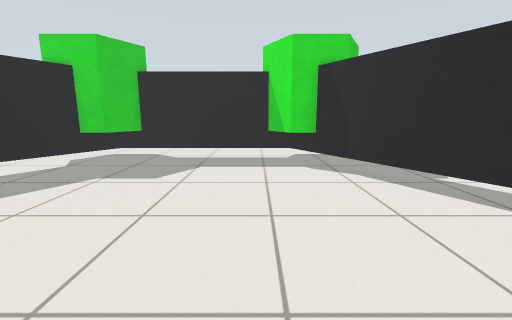
View 1 (above)

12 first-person views from a walk through a robot-simulator world made for Gazebo. The camera is 0.77 m above the floor, tilts 10° down and sees 90° across. The floor is counted in squares, 0.25 m on a side. Each view is taken from the middle of a square. On the plan, view 1 faces up. The plan holds only what a view shows up to about 19 squares ahead; the rest is blank. The place goes on beyond the plan.

View 2
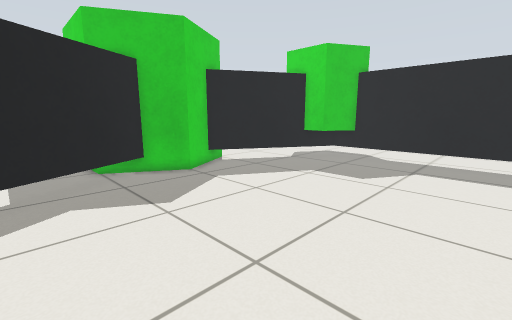

View 3
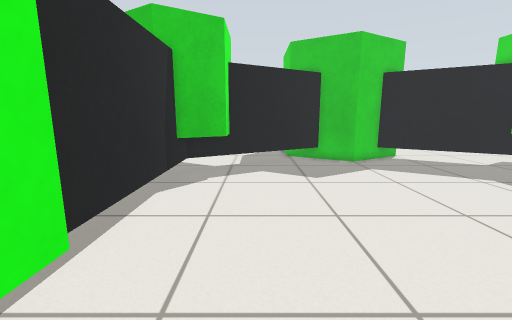

View 4
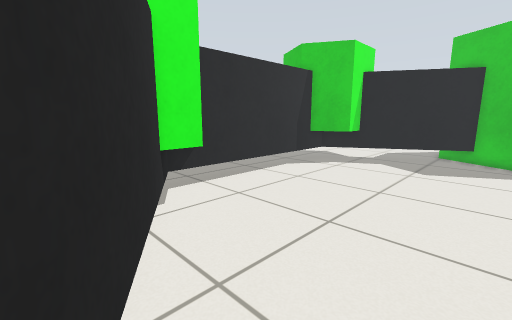

View 5
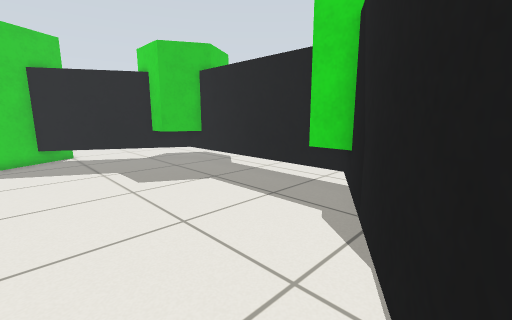

View 6
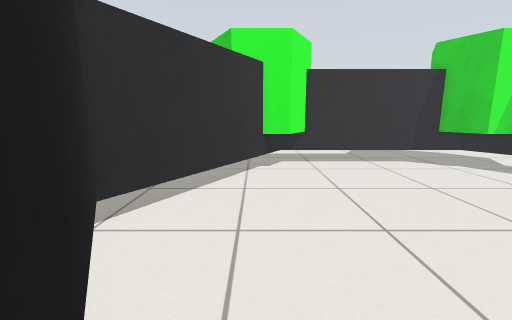

View 7
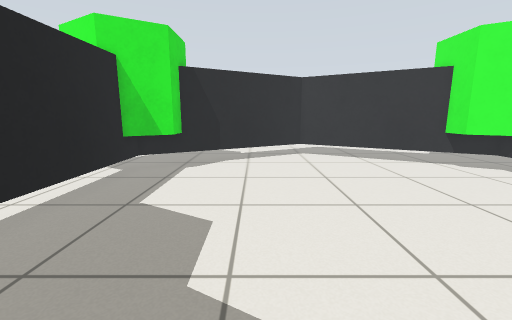

View 8
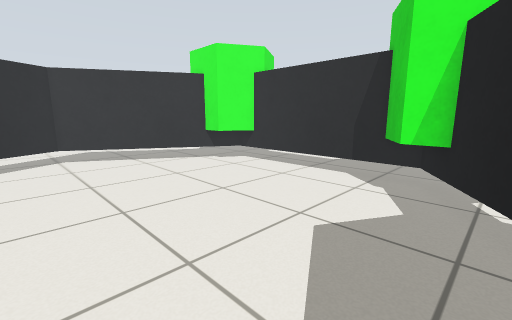

View 9
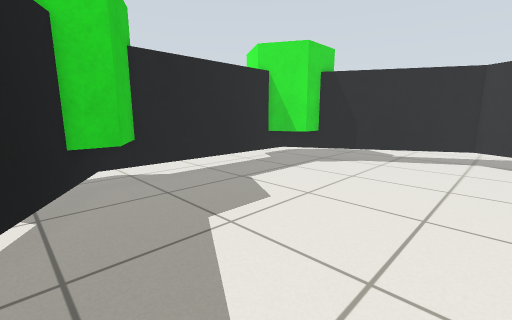

View 10
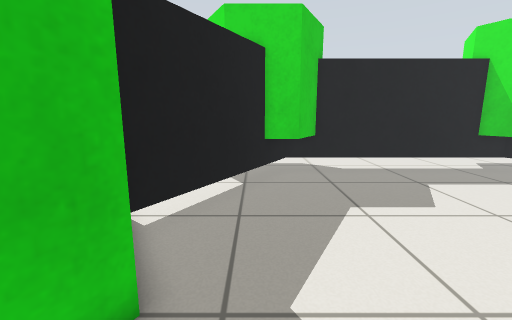

View 11
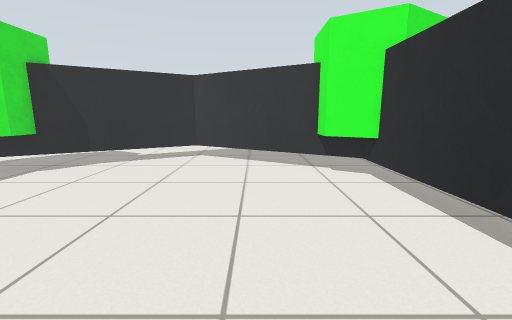

View 12
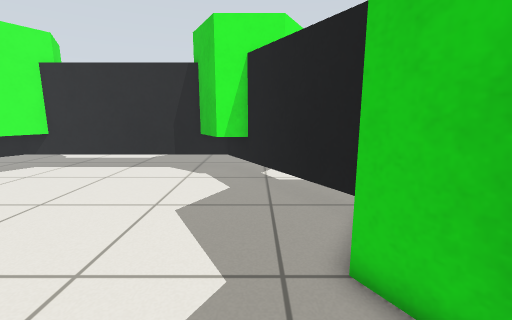

### Floor plan
Points are (right, up) in squares from view 1. A wall is a line through its corners. A room is listed if a view was taken in it or the views show most of it. See-through windows are left out.
Room 1 (views 1, 2, 3, 4, 5, 6, 7, 8, 9, 10, 11, 12)
walls: (3.8, 15.5) (2.1, 15.5) (0.8, 17.7); (-7.8, 17.7) (-9.1, 15.5) (-10.6, 15.5); (-14, 5.4) (-9.4, -2.7) (2.4, -2.7) (8.2, 7.5) (2.4, 17.7) (-9.4, 17.7) (-14.1, 9.5); (0.8, -2.7) (2.1, -0.5) (3.6, -0.5); (-10.6, -0.5) (-9.1, -0.5) (-7.8, -2.7); (-14.5, 10.5) (-12.8, 7.5) (-14.6, 4.5)

Positions as (right, up) in squares from view 1, and headings:
1: (0, 0), facing up
2: (0, 0), facing up-left
3: (4, 1), facing left
4: (7, 7), facing down-left
5: (7, 8), facing up-left
6: (4, 14), facing down
7: (-12, 11), facing right
8: (-12, 10), facing down-right
9: (-12, 6), facing up-right
10: (-11, 4), facing up
11: (-11, 3), facing right
12: (-11, 12), facing down
